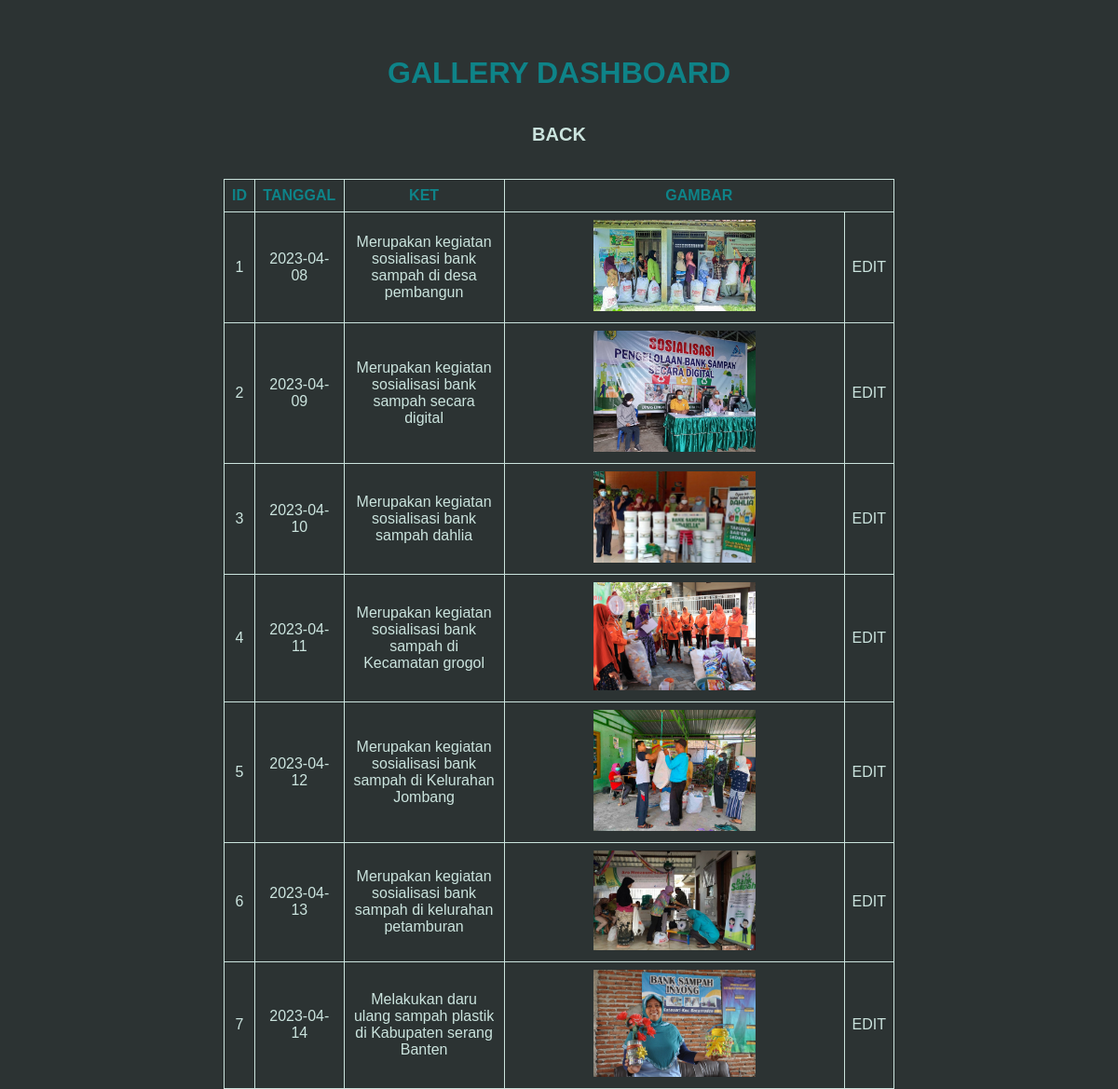
The app's page /admin/gallery/gallery.php with its own data.
### tables this page shows
CREATE TABLE `gallery` (
  `ID` int(100) NOT NULL,
  `TANGGAL` date NOT NULL,
  `KETERANGAN` varchar(255) NOT NULL,
  `IMG` varchar(500) NOT NULL
);

### admin/gallery/gallery.php (the view, shortened to what this page needs)
<!DOCTYPE html>
<html lang="en">
<head>
    <link rel="stylesheet" href="../../style/gallerytable.css">
</head>
<body>
    <div class="container">
        <h1>GALLERY DASHBOARD</h1>
        <div class="back">
            <a href="../konten.php">BACK</a>
        </div>
        <table border="1">
            <thead>
                <tr>
                    <th>ID</th>
                    <th>TANGGAL</th>
                    <th>KET</th>
                    <th colspan="2">GAMBAR</th>
                </tr>
            </thead>
            <tbody>
            <?php
                include 'config.php';
                $sql = "SELECT * FROM gallery";
                $query = mysqli_query($conn, $sql);
                while($gallery = mysqli_fetch_array($query)){
            ?>
                <tr>
                    <td><?php echo $gallery['ID'] ?></td>
                    <td><?php echo $gallery['TANGGAL'] ?></td>
                    <td><?php echo $gallery['KETERANGAN'] ?></td>
                    <td><img src="../../assets/gallery/<?php echo $gallery['IMG'] ?>"></td>
                    <td>
                        <a href="edit.php?ID=<?php echo $gallery['ID'] ?>">EDIT</a>
                    </td>
                </tr>
            </tbody>
            <?php } ?>
        </table>
    </div>
</body>
</html>

### style/gallerytable.css (style rules this page uses)
* { margin: 0; padding: 0; font-family: Helvetica; }
body { background-color: #2C3333; }
.container { width: 60%; margin-left: auto; margin-right: auto; margin-top: 5%; }
.container h1 { color: #0E8388; text-align: center; margin-bottom: 5%; }
.container .back a { width: 100%; text-align: center; }
.container table { width: 100%; border-color: #CBE4DE; border-collapse: collapse; }
.container table th, td { padding: 8px; }
.container table th { color: #0E8388; }
.container table td { color: #CBE4DE; text-align: center; }
.container table td a { text-decoration: none; color: #CBE4DE; transition: all 1s ease; -webkit-transition: all 1s ease; -moz-transition: all 1s ease; -ms-transition: all 1s ease; -o-transition: all 1s ease; }
.container table td img { width: 50%; }
.back { margin-top: 5%; text-align: center; margin-bottom: 5%; }
.back a { color: #CBE4DE; text-decoration: none; font-size: 20px; transition: all 1s ease; font-weight: bold; }

### records on screen
gallery: ID "1", TANGGAL "2023-04-08", KETERANGAN "Merupakan kegiatan sosialisasi bank sampah di desa pembangun", IMG (picture)
gallery: ID "2", TANGGAL "2023-04-09", KETERANGAN "Merupakan kegiatan sosialisasi bank sampah secara digital", IMG (picture)
gallery: ID "3", TANGGAL "2023-04-10", KETERANGAN "Merupakan kegiatan sosialisasi bank sampah dahlia", IMG (picture)
gallery: ID "4", TANGGAL "2023-04-11", KETERANGAN "Merupakan kegiatan sosialisasi bank sampah di Kecamatan grogol", IMG (picture)
gallery: ID "5", TANGGAL "2023-04-12", KETERANGAN "Merupakan kegiatan sosialisasi bank sampah di Kelurahan Jombang", IMG (picture)
gallery: ID "6", TANGGAL "2023-04-13", KETERANGAN "Merupakan kegiatan sosialisasi bank sampah di kelurahan petamburan", IMG (picture)
gallery: ID "7", TANGGAL "2023-04-14", KETERANGAN "Melakukan daru ulang sampah plastik di Kabupaten serang Banten", IMG (picture)
